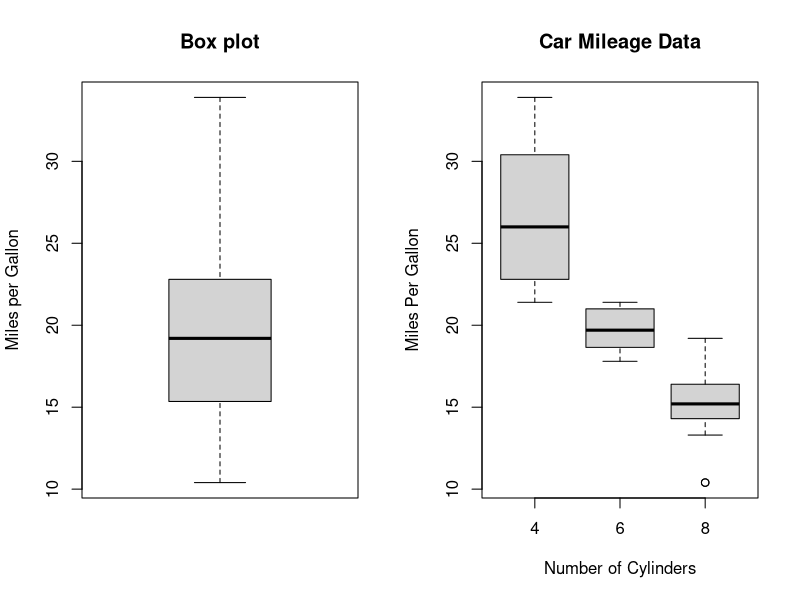

Source code (R):
par(mfrow = c(1,2))
# Box Plot
boxplot(mtcars$mpg, main = "Box plot", ylab = "Miles per Gallon")

# Using parallel box plots to compare groups
boxplot(mpg ~ cyl, data=mtcars,
        main="Car Mileage Data",
        xlab="Number of Cylinders",
        ylab="Miles Per Gallon")